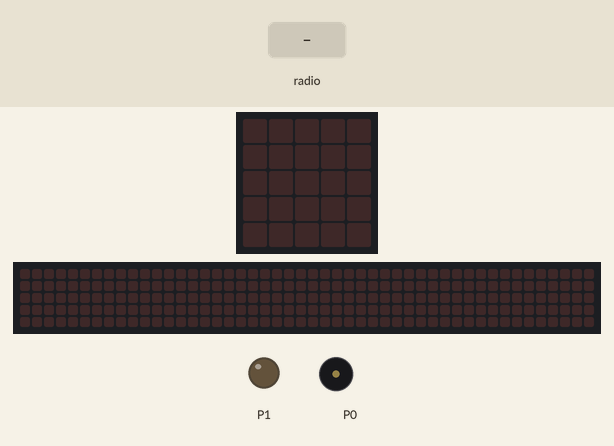
Simulated run of this program. Board: BBC micro:bit running MicroPython. On the bench: the board's 5×5 LED display, a strip that is not on the board, showing the scrolling text unrolled, output pins drawn as LEDs (lit = HIGH), buzzer (waves = sounding). Inputs (shaded band) come from the test bench. The 48×5 strip is a reading aid, not a part: it shows the text the display is scrolling, unrolled, one strip-width of it at a time.

Above: at 1.2 s.
1.3 s: radio message "1" arrives
At 8.6 s:
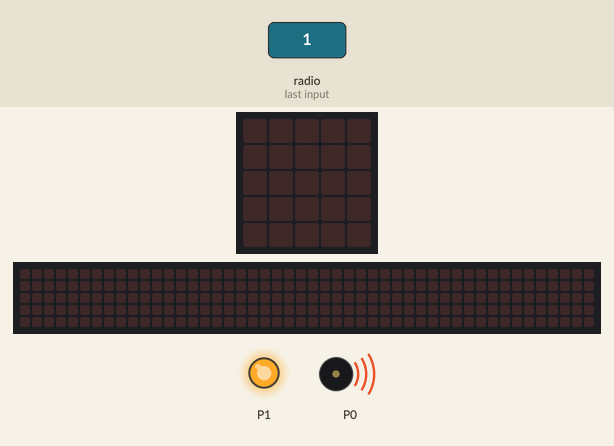
At 17.37 s:
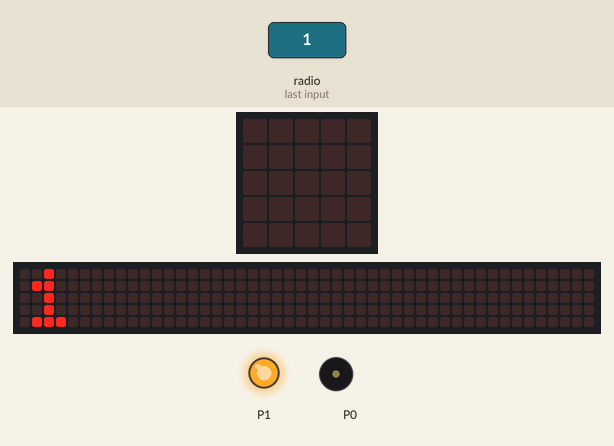
Timing chart, 0 to 18.9 s (numbered marks = the images above; inputs shaded):
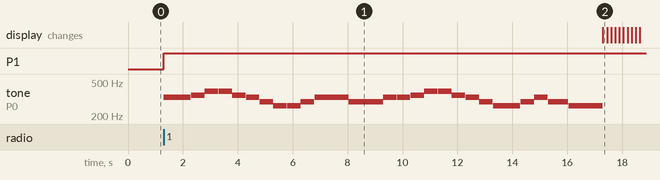

Measured:
- after the input at 1.3 s, P1: LOW → HIGH at once; tone on P0: plays 330 Hz for 0.49 s, 330 Hz for 0.49 s, 349 Hz for 0.49 s, 392 Hz for 0.49 s, 392 Hz for 0.49 s, 349 Hz for 0.49 s … (30 notes in this stretch), starting at once

The program:

microbit_radio_breadboard_led_program_-main__1_.py
```python
from microbit import *
import music
import radio
radio.on()
while True:
    message=radio.receive()
    if message is not None:
        if message:
            pin1.write_digital(1)
            music.play(music.ODE)
            display.scroll(message)
            
```
